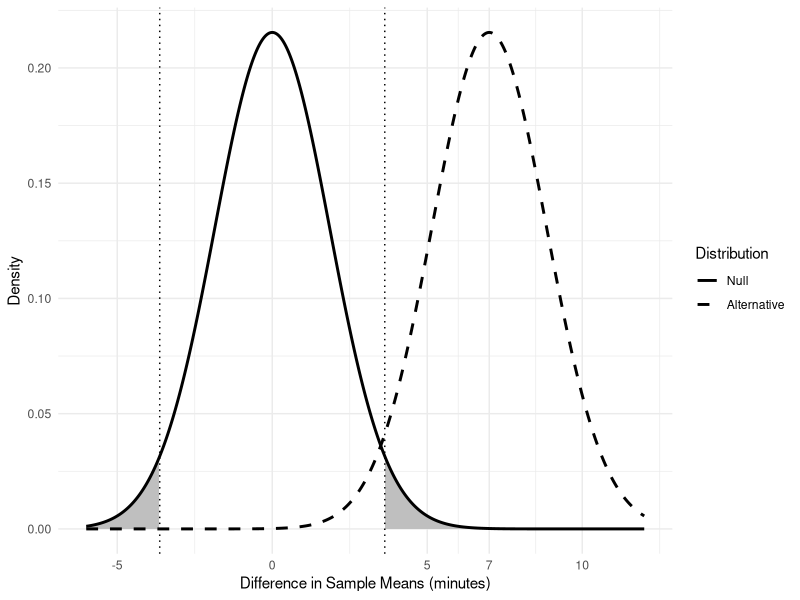
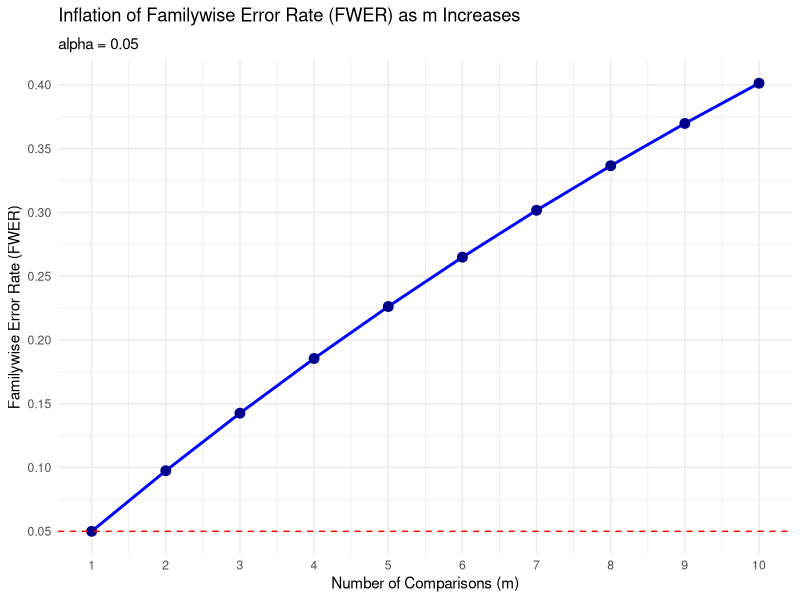
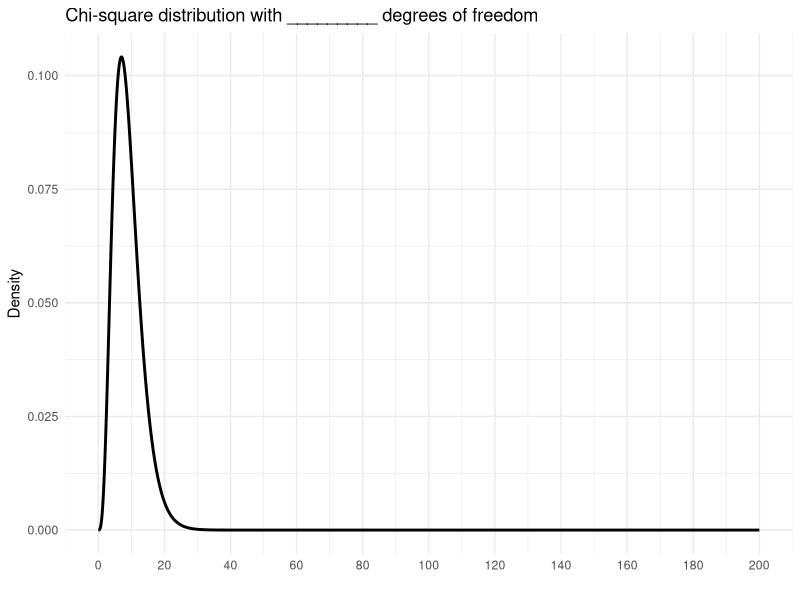

R code for these plots, in order:
## ---- chunk 1
#| echo: false
#| message: false
#| warning: false

library(tidyverse)
## ---- chunk 2
#| echo: false 
#| message: false
#| warning: false
library(ggplot2)

library(ggplot2)

SE <- 1.852
alpha <- 0.05
effect_size <- 7

crit <- qnorm(1 - alpha / 2) * SE

x <- seq(-6, 12, length.out = 1000)

df <- data.frame(
  x = rep(x, 2),
  density = c(
    dnorm(x, mean = 0, sd = SE),
    dnorm(x, mean = effect_size, sd = SE)
  ),
  distribution = factor(
    rep(c("Null", "Alternative"), each = length(x)),
    levels = c("Null", "Alternative")
  )
)

ggplot(df, aes(x = x, y = density, linetype = distribution)) +
  geom_area(
    data = subset(df, distribution == "Null" & x <= -crit),
    aes(x = x, y = density),
    fill = "gray75",
    inherit.aes = FALSE
  ) +
  geom_area(
    data = subset(df, distribution == "Null" & x >= crit),
    aes(x = x, y = density),
    fill = "gray75",
    inherit.aes = FALSE
  ) +
  geom_line(linewidth = 1) +
  geom_vline(
    xintercept = c(-crit, crit),
    linetype = "dotted"
  ) +
  scale_linetype_manual(
    values = c("Null" = "solid", "Alternative" = "dashed")
  ) +
  scale_x_continuous(
    breaks = c(-5, 0, 5, 7, 10)
  ) +
  labs(
    x = "Difference in Sample Means (minutes)",
    y = "Density",
    linetype = "Distribution"
  ) +
  theme_minimal()
## ---- chunk 3
#| echo: false

# Load the ggplot2 library for plotting
library(ggplot2)

# Set the individual test significance level (alpha)
alpha <- 0.05

# Define the range of comparisons (m) from 1 to 10
m_values <- 1:10

# Calculate the Familywise Error Rate (FWER) for each m
# FWER = 1 - (1 - alpha)^m
fwer_values <- 1 - (1 - alpha)^m_values

# Create a data frame for plotting
plot_data <- data.frame(
  m = m_values,
  FWER = fwer_values
)

# Plot the FWER vs. the number of comparisons (m)
ggplot(plot_data, aes(x = m, y = FWER)) +
  
  # Add the line and points for the FWER
  geom_line(color = "blue", linewidth = 1) +
  geom_point(color = "darkblue", size = 3) +
  
  # Add a horizontal line at the nominal alpha level (0.05)
  geom_hline(yintercept = alpha, linetype = "dashed", color = "red") +
  
  # Add labels and title
  labs(
    title = expression(paste("Inflation of Familywise Error Rate (FWER) as m Increases")),
    subtitle = "alpha = 0.05",
    x = "Number of Comparisons (m)",
    y = "Familywise Error Rate (FWER)"
  ) +
  
  # Customize scales
  scale_x_continuous(breaks = m_values) +
  scale_y_continuous(breaks = seq(0, max(fwer_values) + 0.05, 0.05)) +
  
  # Apply a clean theme
  theme_minimal()
## ---- chunk 4
#| echo: false 

data(HairEyeColor)

# Combine across gender
hair_eye <- margin.table(HairEyeColor, c(1, 2))
hair_eye
## ---- chunk 5
#| echo: false
#| message: false
#| warning: false
library(tidyverse)

data(HairEyeColor)

# Combine across gender
hair_eye <- margin.table(HairEyeColor, c(1, 2))

# Chi-square test of independence
test <- chisq.test(hair_eye)

# Test statistic and degrees of freedom
chi_stat <- as.numeric(test$statistic)
df <- as.numeric(test$parameter)

# Create chi-square distribution
x <- seq(0, 200, length.out = 1000)

chi_data <- tibble(
  x = x,
  density = dchisq(x, df = df)
)

# Plot
ggplot(chi_data, aes(x = x, y = density)) +
  geom_line(linewidth = 1) +
  scale_x_continuous(
    breaks = seq(0, 200, by = 20),
    limits = c(0, 200)
  ) +
  labs(
    title = "Chi-square distribution with _________ degrees of freedom",
    x = "",
    y = "Density"
  ) +
  theme_minimal()
